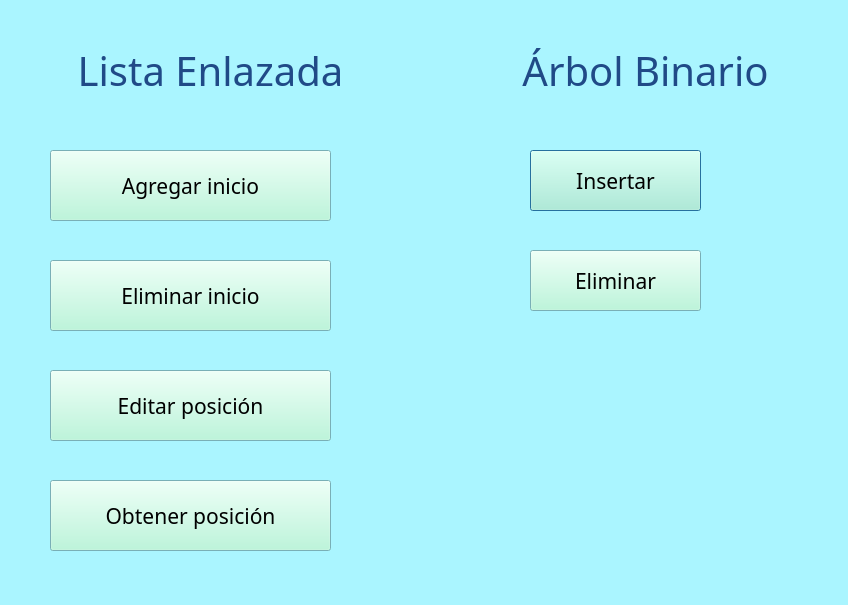
<?xml version="1.0" encoding="UTF-8"?>
<ui version="4.0">
 <class>Dialog</class>
 <widget class="QDialog" name="Dialog">
  <property name="geometry">
   <rect>
    <x>0</x>
    <y>0</y>
    <width>848</width>
    <height>605</height>
   </rect>
  </property>
  <property name="palette">
   <palette>
    <active>
     <colorrole role="WindowText">
      <brush brushstyle="SolidPattern">
       <color alpha="255">
        <red>0</red>
        <green>0</green>
        <blue>0</blue>
       </color>
      </brush>
     </colorrole>
     <colorrole role="Button">
      <brush brushstyle="SolidPattern">
       <color alpha="255">
        <red>173</red>
        <green>246</green>
        <blue>213</blue>
       </color>
      </brush>
     </colorrole>
     <colorrole role="Light">
      <brush brushstyle="SolidPattern">
       <color alpha="255">
        <red>255</red>
        <green>255</green>
        <blue>255</blue>
       </color>
      </brush>
     </colorrole>
     <colorrole role="Midlight">
      <brush brushstyle="SolidPattern">
       <color alpha="255">
        <red>214</red>
        <green>250</green>
        <blue>234</blue>
       </color>
      </brush>
     </colorrole>
     <colorrole role="Dark">
      <brush brushstyle="SolidPattern">
       <color alpha="255">
        <red>86</red>
        <green>123</green>
        <blue>106</blue>
       </color>
      </brush>
     </colorrole>
     <colorrole role="Mid">
      <brush brushstyle="SolidPattern">
       <color alpha="255">
        <red>115</red>
        <green>164</green>
        <blue>142</blue>
       </color>
      </brush>
     </colorrole>
     <colorrole role="Text">
      <brush brushstyle="SolidPattern">
       <color alpha="255">
        <red>0</red>
        <green>0</green>
        <blue>0</blue>
       </color>
      </brush>
     </colorrole>
     <colorrole role="BrightText">
      <brush brushstyle="SolidPattern">
       <color alpha="255">
        <red>255</red>
        <green>255</green>
        <blue>255</blue>
       </color>
      </brush>
     </colorrole>
     <colorrole role="ButtonText">
      <brush brushstyle="SolidPattern">
       <color alpha="255">
        <red>0</red>
        <green>0</green>
        <blue>0</blue>
       </color>
      </brush>
     </colorrole>
     <colorrole role="Base">
      <brush brushstyle="SolidPattern">
       <color alpha="255">
        <red>255</red>
        <green>255</green>
        <blue>255</blue>
       </color>
      </brush>
     </colorrole>
     <colorrole role="Window">
      <brush brushstyle="SolidPattern">
       <color alpha="255">
        <red>170</red>
        <green>245</green>
        <blue>255</blue>
       </color>
      </brush>
     </colorrole>
     <colorrole role="Shadow">
      <brush brushstyle="SolidPattern">
       <color alpha="255">
        <red>0</red>
        <green>0</green>
        <blue>0</blue>
       </color>
      </brush>
     </colorrole>
     <colorrole role="AlternateBase">
      <brush brushstyle="SolidPattern">
       <color alpha="255">
        <red>214</red>
        <green>250</green>
        <blue>234</blue>
       </color>
      </brush>
     </colorrole>
     <colorrole role="ToolTipBase">
      <brush brushstyle="SolidPattern">
       <color alpha="255">
        <red>255</red>
        <green>255</green>
        <blue>220</blue>
       </color>
      </brush>
     </colorrole>
     <colorrole role="ToolTipText">
      <brush brushstyle="SolidPattern">
       <color alpha="255">
        <red>0</red>
        <green>0</green>
        <blue>0</blue>
       </color>
      </brush>
     </colorrole>
     <colorrole role="PlaceholderText">
      <brush brushstyle="SolidPattern">
       <color alpha="128">
        <red>0</red>
        <green>0</green>
        <blue>0</blue>
       </color>
      </brush>
     </colorrole>
    </active>
    <inactive>
     <colorrole role="WindowText">
      <brush brushstyle="SolidPattern">
       <color alpha="255">
        <red>0</red>
        <green>0</green>
        <blue>0</blue>
       </color>
      </brush>
     </colorrole>
     <colorrole role="Button">
      <brush brushstyle="SolidPattern">
       <color alpha="255">
        <red>173</red>
        <green>246</green>
        <blue>213</blue>
       </color>
      </brush>
     </colorrole>
     <colorrole role="Light">
      <brush brushstyle="SolidPattern">
       <color alpha="255">
        <red>255</red>
        <green>255</green>
        <blue>255</blue>
       </color>
      </brush>
     </colorrole>
     <colorrole role="Midlight">
      <brush brushstyle="SolidPattern">
       <color alpha="255">
        <red>214</red>
        <green>250</green>
        <blue>234</blue>
       </color>
      </brush>
     </colorrole>
     <colorrole role="Dark">
      <brush brushstyle="SolidPattern">
       <color alpha="255">
        <red>86</red>
        <green>123</green>
        <blue>106</blue>
       </color>
      </brush>
     </colorrole>
     <colorrole role="Mid">
      <brush brushstyle="SolidPattern">
       <color alpha="255">
        <red>115</red>
        <green>164</green>
        <blue>142</blue>
       </color>
      </brush>
     </colorrole>
     <colorrole role="Text">
      <brush brushstyle="SolidPattern">
       <color alpha="255">
        <red>0</red>
        <green>0</green>
        <blue>0</blue>
       </color>
      </brush>
     </colorrole>
     <colorrole role="BrightText">
      <brush brushstyle="SolidPattern">
       <color alpha="255">
        <red>255</red>
        <green>255</green>
        <blue>255</blue>
       </color>
      </brush>
     </colorrole>
     <colorrole role="ButtonText">
      <brush brushstyle="SolidPattern">
       <color alpha="255">
        <red>0</red>
        <green>0</green>
        <blue>0</blue>
       </color>
      </brush>
     </colorrole>
     <colorrole role="Base">
      <brush brushstyle="SolidPattern">
       <color alpha="255">
        <red>255</red>
        <green>255</green>
        <blue>255</blue>
       </color>
      </brush>
     </colorrole>
     <colorrole role="Window">
      <brush brushstyle="SolidPattern">
       <color alpha="255">
        <red>170</red>
        <green>245</green>
        <blue>255</blue>
       </color>
      </brush>
     </colorrole>
     <colorrole role="Shadow">
      <brush brushstyle="SolidPattern">
       <color alpha="255">
        <red>0</red>
        <green>0</green>
        <blue>0</blue>
       </color>
      </brush>
     </colorrole>
     <colorrole role="AlternateBase">
      <brush brushstyle="SolidPattern">
       <color alpha="255">
        <red>214</red>
        <green>250</green>
        <blue>234</blue>
       </color>
      </brush>
     </colorrole>
     <colorrole role="ToolTipBase">
      <brush brushstyle="SolidPattern">
       <color alpha="255">
        <red>255</red>
        <green>255</green>
        <blue>220</blue>
       </color>
      </brush>
     </colorrole>
     <colorrole role="ToolTipText">
      <brush brushstyle="SolidPattern">
       <color alpha="255">
        <red>0</red>
        <green>0</green>
        <blue>0</blue>
       </color>
      </brush>
     </colorrole>
     <colorrole role="PlaceholderText">
      <brush brushstyle="SolidPattern">
       <color alpha="128">
        <red>0</red>
        <green>0</green>
        <blue>0</blue>
       </color>
      </brush>
     </colorrole>
    </inactive>
    <disabled>
     <colorrole role="WindowText">
      <brush brushstyle="SolidPattern">
       <color alpha="255">
        <red>86</red>
        <green>123</green>
        <blue>106</blue>
       </color>
      </brush>
     </colorrole>
     <colorrole role="Button">
      <brush brushstyle="SolidPattern">
       <color alpha="255">
        <red>173</red>
        <green>246</green>
        <blue>213</blue>
       </color>
      </brush>
     </colorrole>
     <colorrole role="Light">
      <brush brushstyle="SolidPattern">
       <color alpha="255">
        <red>255</red>
        <green>255</green>
        <blue>255</blue>
       </color>
      </brush>
     </colorrole>
     <colorrole role="Midlight">
      <brush brushstyle="SolidPattern">
       <color alpha="255">
        <red>214</red>
        <green>250</green>
        <blue>234</blue>
       </color>
      </brush>
     </colorrole>
     <colorrole role="Dark">
      <brush brushstyle="SolidPattern">
       <color alpha="255">
        <red>86</red>
        <green>123</green>
        <blue>106</blue>
       </color>
      </brush>
     </colorrole>
     <colorrole role="Mid">
      <brush brushstyle="SolidPattern">
       <color alpha="255">
        <red>115</red>
        <green>164</green>
        <blue>142</blue>
       </color>
      </brush>
     </colorrole>
     <colorrole role="Text">
      <brush brushstyle="SolidPattern">
       <color alpha="255">
        <red>86</red>
        <green>123</green>
        <blue>106</blue>
       </color>
      </brush>
     </colorrole>
     <colorrole role="BrightText">
      <brush brushstyle="SolidPattern">
       <color alpha="255">
        <red>255</red>
        <green>255</green>
        <blue>255</blue>
       </color>
      </brush>
     </colorrole>
     <colorrole role="ButtonText">
      <brush brushstyle="SolidPattern">
       <color alpha="255">
        <red>86</red>
        <green>123</green>
        <blue>106</blue>
       </color>
      </brush>
     </colorrole>
     <colorrole role="Base">
      <brush brushstyle="SolidPattern">
       <color alpha="255">
        <red>170</red>
        <green>245</green>
        <blue>255</blue>
       </color>
      </brush>
     </colorrole>
     <colorrole role="Window">
      <brush brushstyle="SolidPattern">
       <color alpha="255">
        <red>170</red>
        <green>245</green>
        <blue>255</blue>
       </color>
      </brush>
     </colorrole>
     <colorrole role="Shadow">
      <brush brushstyle="SolidPattern">
       <color alpha="255">
        <red>0</red>
        <green>0</green>
        <blue>0</blue>
       </color>
      </brush>
     </colorrole>
     <colorrole role="AlternateBase">
      <brush brushstyle="SolidPattern">
       <color alpha="255">
        <red>173</red>
        <green>246</green>
        <blue>213</blue>
       </color>
      </brush>
     </colorrole>
     <colorrole role="ToolTipBase">
      <brush brushstyle="SolidPattern">
       <color alpha="255">
        <red>255</red>
        <green>255</green>
        <blue>220</blue>
       </color>
      </brush>
     </colorrole>
     <colorrole role="ToolTipText">
      <brush brushstyle="SolidPattern">
       <color alpha="255">
        <red>0</red>
        <green>0</green>
        <blue>0</blue>
       </color>
      </brush>
     </colorrole>
     <colorrole role="PlaceholderText">
      <brush brushstyle="SolidPattern">
       <color alpha="128">
        <red>0</red>
        <green>0</green>
        <blue>0</blue>
       </color>
      </brush>
     </colorrole>
    </disabled>
   </palette>
  </property>
  <property name="windowTitle">
   <string>Cliente</string>
  </property>
  <widget class="QLabel" name="label">
   <property name="geometry">
    <rect>
     <x>10</x>
     <y>40</y>
     <width>401</width>
     <height>61</height>
    </rect>
   </property>
   <property name="palette">
    <palette>
     <active>
      <colorrole role="WindowText">
       <brush brushstyle="SolidPattern">
        <color alpha="255">
         <red>32</red>
         <green>74</green>
         <blue>135</blue>
        </color>
       </brush>
      </colorrole>
      <colorrole role="Button">
       <brush brushstyle="SolidPattern">
        <color alpha="255">
         <red>149</red>
         <green>246</green>
         <blue>255</blue>
        </color>
       </brush>
      </colorrole>
      <colorrole role="Light">
       <brush brushstyle="SolidPattern">
        <color alpha="255">
         <red>255</red>
         <green>255</green>
         <blue>255</blue>
        </color>
       </brush>
      </colorrole>
      <colorrole role="Midlight">
       <brush brushstyle="SolidPattern">
        <color alpha="255">
         <red>202</red>
         <green>250</green>
         <blue>255</blue>
        </color>
       </brush>
      </colorrole>
      <colorrole role="Dark">
       <brush brushstyle="SolidPattern">
        <color alpha="255">
         <red>74</red>
         <green>123</green>
         <blue>127</blue>
        </color>
       </brush>
      </colorrole>
      <colorrole role="Mid">
       <brush brushstyle="SolidPattern">
        <color alpha="255">
         <red>99</red>
         <green>164</green>
         <blue>170</blue>
        </color>
       </brush>
      </colorrole>
      <colorrole role="Text">
       <brush brushstyle="SolidPattern">
        <color alpha="255">
         <red>0</red>
         <green>0</green>
         <blue>0</blue>
        </color>
       </brush>
      </colorrole>
      <colorrole role="BrightText">
       <brush brushstyle="SolidPattern">
        <color alpha="255">
         <red>255</red>
         <green>255</green>
         <blue>255</blue>
        </color>
       </brush>
      </colorrole>
      <colorrole role="ButtonText">
       <brush brushstyle="SolidPattern">
        <color alpha="255">
         <red>0</red>
         <green>0</green>
         <blue>0</blue>
        </color>
       </brush>
      </colorrole>
      <colorrole role="Base">
       <brush brushstyle="SolidPattern">
        <color alpha="255">
         <red>255</red>
         <green>255</green>
         <blue>255</blue>
        </color>
       </brush>
      </colorrole>
      <colorrole role="Window">
       <brush brushstyle="SolidPattern">
        <color alpha="255">
         <red>149</red>
         <green>246</green>
         <blue>255</blue>
        </color>
       </brush>
      </colorrole>
      <colorrole role="Shadow">
       <brush brushstyle="SolidPattern">
        <color alpha="255">
         <red>0</red>
         <green>0</green>
         <blue>0</blue>
        </color>
       </brush>
      </colorrole>
      <colorrole role="AlternateBase">
       <brush brushstyle="SolidPattern">
        <color alpha="255">
         <red>202</red>
         <green>250</green>
         <blue>255</blue>
        </color>
       </brush>
      </colorrole>
      <colorrole role="ToolTipBase">
       <brush brushstyle="SolidPattern">
        <color alpha="255">
         <red>255</red>
         <green>255</green>
         <blue>220</blue>
        </color>
       </brush>
      </colorrole>
      <colorrole role="ToolTipText">
       <brush brushstyle="SolidPattern">
        <color alpha="255">
         <red>0</red>
         <green>0</green>
         <blue>0</blue>
        </color>
       </brush>
      </colorrole>
      <colorrole role="PlaceholderText">
       <brush brushstyle="SolidPattern">
        <color alpha="128">
         <red>0</red>
         <green>0</green>
         <blue>0</blue>
        </color>
       </brush>
      </colorrole>
     </active>
     <inactive>
      <colorrole role="WindowText">
       <brush brushstyle="SolidPattern">
        <color alpha="255">
         <red>32</red>
         <green>74</green>
         <blue>135</blue>
        </color>
       </brush>
      </colorrole>
      <colorrole role="Button">
       <brush brushstyle="SolidPattern">
        <color alpha="255">
         <red>149</red>
         <green>246</green>
         <blue>255</blue>
        </color>
       </brush>
      </colorrole>
      <colorrole role="Light">
       <brush brushstyle="SolidPattern">
        <color alpha="255">
         <red>255</red>
         <green>255</green>
         <blue>255</blue>
        </color>
       </brush>
      </colorrole>
      <colorrole role="Midlight">
       <brush brushstyle="SolidPattern">
        <color alpha="255">
         <red>202</red>
         <green>250</green>
         <blue>255</blue>
        </color>
       </brush>
      </colorrole>
      <colorrole role="Dark">
       <brush brushstyle="SolidPattern">
        <color alpha="255">
         <red>74</red>
         <green>123</green>
         <blue>127</blue>
        </color>
       </brush>
      </colorrole>
      <colorrole role="Mid">
       <brush brushstyle="SolidPattern">
        <color alpha="255">
         <red>99</red>
         <green>164</green>
         <blue>170</blue>
        </color>
       </brush>
      </colorrole>
      <colorrole role="Text">
       <brush brushstyle="SolidPattern">
        <color alpha="255">
         <red>0</red>
         <green>0</green>
         <blue>0</blue>
        </color>
       </brush>
      </colorrole>
      <colorrole role="BrightText">
       <brush brushstyle="SolidPattern">
        <color alpha="255">
         <red>255</red>
         <green>255</green>
         <blue>255</blue>
        </color>
       </brush>
      </colorrole>
      <colorrole role="ButtonText">
       <brush brushstyle="SolidPattern">
        <color alpha="255">
         <red>0</red>
         <green>0</green>
         <blue>0</blue>
        </color>
       </brush>
      </colorrole>
      <colorrole role="Base">
       <brush brushstyle="SolidPattern">
        <color alpha="255">
         <red>255</red>
         <green>255</green>
         <blue>255</blue>
        </color>
       </brush>
      </colorrole>
      <colorrole role="Window">
       <brush brushstyle="SolidPattern">
        <color alpha="255">
         <red>149</red>
         <green>246</green>
         <blue>255</blue>
        </color>
       </brush>
      </colorrole>
      <colorrole role="Shadow">
       <brush brushstyle="SolidPattern">
        <color alpha="255">
         <red>0</red>
         <green>0</green>
         <blue>0</blue>
        </color>
       </brush>
      </colorrole>
      <colorrole role="AlternateBase">
       <brush brushstyle="SolidPattern">
        <color alpha="255">
         <red>202</red>
         <green>250</green>
         <blue>255</blue>
        </color>
       </brush>
      </colorrole>
      <colorrole role="ToolTipBase">
       <brush brushstyle="SolidPattern">
        <color alpha="255">
         <red>255</red>
         <green>255</green>
         <blue>220</blue>
        </color>
       </brush>
      </colorrole>
      <colorrole role="ToolTipText">
       <brush brushstyle="SolidPattern">
        <color alpha="255">
         <red>0</red>
         <green>0</green>
         <blue>0</blue>
        </color>
       </brush>
      </colorrole>
      <colorrole role="PlaceholderText">
       <brush brushstyle="SolidPattern">
        <color alpha="128">
         <red>0</red>
         <green>0</green>
         <blue>0</blue>
        </color>
       </brush>
      </colorrole>
     </inactive>
     <disabled>
      <colorrole role="WindowText">
       <brush brushstyle="SolidPattern">
        <color alpha="255">
         <red>74</red>
         <green>123</green>
         <blue>127</blue>
        </color>
       </brush>
      </colorrole>
      <colorrole role="Button">
       <brush brushstyle="SolidPattern">
        <color alpha="255">
         <red>149</red>
         <green>246</green>
         <blue>255</blue>
        </color>
       </brush>
      </colorrole>
      <colorrole role="Light">
       <brush brushstyle="SolidPattern">
        <color alpha="255">
         <red>255</red>
         <green>255</green>
         <blue>255</blue>
        </color>
       </brush>
      </colorrole>
      <colorrole role="Midlight">
       <brush brushstyle="SolidPattern">
        <color alpha="255">
         <red>202</red>
         <green>250</green>
         <blue>255</blue>
        </color>
       </brush>
      </colorrole>
      <colorrole role="Dark">
       <brush brushstyle="SolidPattern">
        <color alpha="255">
         <red>74</red>
         <green>123</green>
         <blue>127</blue>
        </color>
       </brush>
      </colorrole>
      <colorrole role="Mid">
       <brush brushstyle="SolidPattern">
        <color alpha="255">
         <red>99</red>
         <green>164</green>
         <blue>170</blue>
        </color>
       </brush>
      </colorrole>
      <colorrole role="Text">
       <brush brushstyle="SolidPattern">
        <color alpha="255">
         <red>74</red>
         <green>123</green>
         <blue>127</blue>
        </color>
       </brush>
      </colorrole>
      <colorrole role="BrightText">
       <brush brushstyle="SolidPattern">
        <color alpha="255">
         <red>255</red>
         <green>255</green>
         <blue>255</blue>
        </color>
       </brush>
      </colorrole>
      <colorrole role="ButtonText">
       <brush brushstyle="SolidPattern">
        <color alpha="255">
         <red>74</red>
         <green>123</green>
         <blue>127</blue>
        </color>
       </brush>
      </colorrole>
      <colorrole role="Base">
       <brush brushstyle="SolidPattern">
        <color alpha="255">
         <red>149</red>
         <green>246</green>
         <blue>255</blue>
        </color>
       </brush>
      </colorrole>
      <colorrole role="Window">
       <brush brushstyle="SolidPattern">
        <color alpha="255">
         <red>149</red>
         <green>246</green>
         <blue>255</blue>
        </color>
       </brush>
      </colorrole>
      <colorrole role="Shadow">
       <brush brushstyle="SolidPattern">
        <color alpha="255">
         <red>0</red>
         <green>0</green>
         <blue>0</blue>
        </color>
       </brush>
      </colorrole>
      <colorrole role="AlternateBase">
       <brush brushstyle="SolidPattern">
        <color alpha="255">
         <red>149</red>
         <green>246</green>
         <blue>255</blue>
        </color>
       </brush>
      </colorrole>
      <colorrole role="ToolTipBase">
       <brush brushstyle="SolidPattern">
        <color alpha="255">
         <red>255</red>
         <green>255</green>
         <blue>220</blue>
        </color>
       </brush>
      </colorrole>
      <colorrole role="ToolTipText">
       <brush brushstyle="SolidPattern">
        <color alpha="255">
         <red>0</red>
         <green>0</green>
         <blue>0</blue>
        </color>
       </brush>
      </colorrole>
      <colorrole role="PlaceholderText">
       <brush brushstyle="SolidPattern">
        <color alpha="128">
         <red>0</red>
         <green>0</green>
         <blue>0</blue>
        </color>
       </brush>
      </colorrole>
     </disabled>
    </palette>
   </property>
   <property name="font">
    <font>
     <family>Tlwg Typo</family>
     <pointsize>30</pointsize>
     <weight>50</weight>
     <italic>false</italic>
     <bold>false</bold>
    </font>
   </property>
   <property name="frameShape">
    <enum>QFrame::NoFrame</enum>
   </property>
   <property name="text">
    <string>Lista Enlazada</string>
   </property>
   <property name="textFormat">
    <enum>Qt::AutoText</enum>
   </property>
   <property name="alignment">
    <set>Qt::AlignCenter</set>
   </property>
  </widget>
  <widget class="QLabel" name="label_2">
   <property name="geometry">
    <rect>
     <x>480</x>
     <y>40</y>
     <width>331</width>
     <height>61</height>
    </rect>
   </property>
   <property name="palette">
    <palette>
     <active>
      <colorrole role="WindowText">
       <brush brushstyle="SolidPattern">
        <color alpha="255">
         <red>32</red>
         <green>74</green>
         <blue>135</blue>
        </color>
       </brush>
      </colorrole>
      <colorrole role="Button">
       <brush brushstyle="SolidPattern">
        <color alpha="255">
         <red>239</red>
         <green>41</green>
         <blue>41</blue>
        </color>
       </brush>
      </colorrole>
      <colorrole role="Light">
       <brush brushstyle="SolidPattern">
        <color alpha="255">
         <red>255</red>
         <green>147</green>
         <blue>147</blue>
        </color>
       </brush>
      </colorrole>
      <colorrole role="Midlight">
       <brush brushstyle="SolidPattern">
        <color alpha="255">
         <red>247</red>
         <green>94</green>
         <blue>94</blue>
        </color>
       </brush>
      </colorrole>
      <colorrole role="Dark">
       <brush brushstyle="SolidPattern">
        <color alpha="255">
         <red>119</red>
         <green>20</green>
         <blue>20</blue>
        </color>
       </brush>
      </colorrole>
      <colorrole role="Mid">
       <brush brushstyle="SolidPattern">
        <color alpha="255">
         <red>159</red>
         <green>27</green>
         <blue>27</blue>
        </color>
       </brush>
      </colorrole>
      <colorrole role="Text">
       <brush brushstyle="SolidPattern">
        <color alpha="255">
         <red>0</red>
         <green>0</green>
         <blue>0</blue>
        </color>
       </brush>
      </colorrole>
      <colorrole role="BrightText">
       <brush brushstyle="SolidPattern">
        <color alpha="255">
         <red>255</red>
         <green>255</green>
         <blue>255</blue>
        </color>
       </brush>
      </colorrole>
      <colorrole role="ButtonText">
       <brush brushstyle="SolidPattern">
        <color alpha="255">
         <red>0</red>
         <green>0</green>
         <blue>0</blue>
        </color>
       </brush>
      </colorrole>
      <colorrole role="Base">
       <brush brushstyle="SolidPattern">
        <color alpha="255">
         <red>255</red>
         <green>255</green>
         <blue>255</blue>
        </color>
       </brush>
      </colorrole>
      <colorrole role="Window">
       <brush brushstyle="SolidPattern">
        <color alpha="255">
         <red>239</red>
         <green>41</green>
         <blue>41</blue>
        </color>
       </brush>
      </colorrole>
      <colorrole role="Shadow">
       <brush brushstyle="SolidPattern">
        <color alpha="255">
         <red>0</red>
         <green>0</green>
         <blue>0</blue>
        </color>
       </brush>
      </colorrole>
      <colorrole role="AlternateBase">
       <brush brushstyle="SolidPattern">
        <color alpha="255">
         <red>247</red>
         <green>148</green>
         <blue>148</blue>
        </color>
       </brush>
      </colorrole>
      <colorrole role="ToolTipBase">
       <brush brushstyle="SolidPattern">
        <color alpha="255">
         <red>255</red>
         <green>255</green>
         <blue>220</blue>
        </color>
       </brush>
      </colorrole>
      <colorrole role="ToolTipText">
       <brush brushstyle="SolidPattern">
        <color alpha="255">
         <red>0</red>
         <green>0</green>
         <blue>0</blue>
        </color>
       </brush>
      </colorrole>
      <colorrole role="PlaceholderText">
       <brush brushstyle="SolidPattern">
        <color alpha="128">
         <red>0</red>
         <green>0</green>
         <blue>0</blue>
        </color>
       </brush>
      </colorrole>
     </active>
     <inactive>
      <colorrole role="WindowText">
       <brush brushstyle="SolidPattern">
        <color alpha="255">
         <red>32</red>
         <green>74</green>
         <blue>135</blue>
        </color>
       </brush>
      </colorrole>
      <colorrole role="Button">
       <brush brushstyle="SolidPattern">
        <color alpha="255">
         <red>239</red>
         <green>41</green>
         <blue>41</blue>
        </color>
       </brush>
      </colorrole>
      <colorrole role="Light">
       <brush brushstyle="SolidPattern">
        <color alpha="255">
         <red>255</red>
         <green>147</green>
         <blue>147</blue>
        </color>
       </brush>
      </colorrole>
      <colorrole role="Midlight">
       <brush brushstyle="SolidPattern">
        <color alpha="255">
         <red>247</red>
         <green>94</green>
         <blue>94</blue>
        </color>
       </brush>
      </colorrole>
      <colorrole role="Dark">
       <brush brushstyle="SolidPattern">
        <color alpha="255">
         <red>119</red>
         <green>20</green>
         <blue>20</blue>
        </color>
       </brush>
      </colorrole>
      <colorrole role="Mid">
       <brush brushstyle="SolidPattern">
        <color alpha="255">
         <red>159</red>
         <green>27</green>
         <blue>27</blue>
        </color>
       </brush>
      </colorrole>
      <colorrole role="Text">
       <brush brushstyle="SolidPattern">
        <color alpha="255">
         <red>0</red>
         <green>0</green>
         <blue>0</blue>
        </color>
       </brush>
      </colorrole>
      <colorrole role="BrightText">
       <brush brushstyle="SolidPattern">
        <color alpha="255">
         <red>255</red>
         <green>255</green>
         <blue>255</blue>
        </color>
       </brush>
      </colorrole>
      <colorrole role="ButtonText">
       <brush brushstyle="SolidPattern">
        <color alpha="255">
         <red>0</red>
         <green>0</green>
         <blue>0</blue>
        </color>
       </brush>
      </colorrole>
      <colorrole role="Base">
       <brush brushstyle="SolidPattern">
        <color alpha="255">
         <red>255</red>
         <green>255</green>
         <blue>255</blue>
        </color>
       </brush>
      </colorrole>
      <colorrole role="Window">
       <brush brushstyle="SolidPattern">
        <color alpha="255">
         <red>239</red>
         <green>41</green>
         <blue>41</blue>
        </color>
       </brush>
      </colorrole>
      <colorrole role="Shadow">
       <brush brushstyle="SolidPattern">
        <color alpha="255">
         <red>0</red>
         <green>0</green>
         <blue>0</blue>
        </color>
       </brush>
      </colorrole>
      <colorrole role="AlternateBase">
       <brush brushstyle="SolidPattern">
        <color alpha="255">
         <red>247</red>
         <green>148</green>
         <blue>148</blue>
        </color>
       </brush>
      </colorrole>
      <colorrole role="ToolTipBase">
       <brush brushstyle="SolidPattern">
        <color alpha="255">
         <red>255</red>
         <green>255</green>
         <blue>220</blue>
        </color>
       </brush>
      </colorrole>
      <colorrole role="ToolTipText">
       <brush brushstyle="SolidPattern">
        <color alpha="255">
         <red>0</red>
         <green>0</green>
         <blue>0</blue>
        </color>
       </brush>
      </colorrole>
      <colorrole role="PlaceholderText">
       <brush brushstyle="SolidPattern">
        <color alpha="128">
         <red>0</red>
         <green>0</green>
         <blue>0</blue>
        </color>
       </brush>
      </colorrole>
     </inactive>
     <disabled>
      <colorrole role="WindowText">
       <brush brushstyle="SolidPattern">
        <color alpha="255">
         <red>119</red>
         <green>20</green>
         <blue>20</blue>
        </color>
       </brush>
      </colorrole>
      <colorrole role="Button">
       <brush brushstyle="SolidPattern">
        <color alpha="255">
         <red>239</red>
         <green>41</green>
         <blue>41</blue>
        </color>
       </brush>
      </colorrole>
      <colorrole role="Light">
       <brush brushstyle="SolidPattern">
        <color alpha="255">
         <red>255</red>
         <green>147</green>
         <blue>147</blue>
        </color>
       </brush>
      </colorrole>
      <colorrole role="Midlight">
       <brush brushstyle="SolidPattern">
        <color alpha="255">
         <red>247</red>
         <green>94</green>
         <blue>94</blue>
        </color>
       </brush>
      </colorrole>
      <colorrole role="Dark">
       <brush brushstyle="SolidPattern">
        <color alpha="255">
         <red>119</red>
         <green>20</green>
         <blue>20</blue>
        </color>
       </brush>
      </colorrole>
      <colorrole role="Mid">
       <brush brushstyle="SolidPattern">
        <color alpha="255">
         <red>159</red>
         <green>27</green>
         <blue>27</blue>
        </color>
       </brush>
      </colorrole>
      <colorrole role="Text">
       <brush brushstyle="SolidPattern">
        <color alpha="255">
         <red>119</red>
         <green>20</green>
         <blue>20</blue>
        </color>
       </brush>
      </colorrole>
      <colorrole role="BrightText">
       <brush brushstyle="SolidPattern">
        <color alpha="255">
         <red>255</red>
         <green>255</green>
         <blue>255</blue>
        </color>
       </brush>
      </colorrole>
      <colorrole role="ButtonText">
       <brush brushstyle="SolidPattern">
        <color alpha="255">
         <red>119</red>
         <green>20</green>
         <blue>20</blue>
        </color>
       </brush>
      </colorrole>
      <colorrole role="Base">
       <brush brushstyle="SolidPattern">
        <color alpha="255">
         <red>239</red>
         <green>41</green>
         <blue>41</blue>
        </color>
       </brush>
      </colorrole>
      <colorrole role="Window">
       <brush brushstyle="SolidPattern">
        <color alpha="255">
         <red>239</red>
         <green>41</green>
         <blue>41</blue>
        </color>
       </brush>
      </colorrole>
      <colorrole role="Shadow">
       <brush brushstyle="SolidPattern">
        <color alpha="255">
         <red>0</red>
         <green>0</green>
         <blue>0</blue>
        </color>
       </brush>
      </colorrole>
      <colorrole role="AlternateBase">
       <brush brushstyle="SolidPattern">
        <color alpha="255">
         <red>239</red>
         <green>41</green>
         <blue>41</blue>
        </color>
       </brush>
      </colorrole>
      <colorrole role="ToolTipBase">
       <brush brushstyle="SolidPattern">
        <color alpha="255">
         <red>255</red>
         <green>255</green>
         <blue>220</blue>
        </color>
       </brush>
      </colorrole>
      <colorrole role="ToolTipText">
       <brush brushstyle="SolidPattern">
        <color alpha="255">
         <red>0</red>
         <green>0</green>
         <blue>0</blue>
        </color>
       </brush>
      </colorrole>
      <colorrole role="PlaceholderText">
       <brush brushstyle="SolidPattern">
        <color alpha="128">
         <red>0</red>
         <green>0</green>
         <blue>0</blue>
        </color>
       </brush>
      </colorrole>
     </disabled>
    </palette>
   </property>
   <property name="font">
    <font>
     <family>Tlwg Mono</family>
     <pointsize>30</pointsize>
     <weight>50</weight>
     <italic>false</italic>
     <bold>false</bold>
    </font>
   </property>
   <property name="text">
    <string>Árbol Binario</string>
   </property>
   <property name="alignment">
    <set>Qt::AlignCenter</set>
   </property>
  </widget>
  <widget class="QPushButton" name="pushButton5">
   <property name="geometry">
    <rect>
     <x>530</x>
     <y>150</y>
     <width>171</width>
     <height>61</height>
    </rect>
   </property>
   <property name="font">
    <font>
     <family>Tlwg Mono</family>
     <pointsize>16</pointsize>
    </font>
   </property>
   <property name="text">
    <string>Insertar</string>
   </property>
  </widget>
  <widget class="QPushButton" name="pushButton6">
   <property name="geometry">
    <rect>
     <x>530</x>
     <y>250</y>
     <width>171</width>
     <height>61</height>
    </rect>
   </property>
   <property name="font">
    <font>
     <family>Tlwg Typo</family>
     <pointsize>16</pointsize>
    </font>
   </property>
   <property name="text">
    <string>Eliminar</string>
   </property>
  </widget>
  <widget class="QPushButton" name="pushButton1">
   <property name="geometry">
    <rect>
     <x>50</x>
     <y>150</y>
     <width>281</width>
     <height>71</height>
    </rect>
   </property>
   <property name="font">
    <font>
     <family>Tlwg Typo</family>
     <pointsize>16</pointsize>
    </font>
   </property>
   <property name="text">
    <string>Agregar inicio</string>
   </property>
  </widget>
  <widget class="QPushButton" name="pushButton3">
   <property name="geometry">
    <rect>
     <x>50</x>
     <y>370</y>
     <width>281</width>
     <height>71</height>
    </rect>
   </property>
   <property name="font">
    <font>
     <family>Tlwg Typo</family>
     <pointsize>16</pointsize>
    </font>
   </property>
   <property name="text">
    <string>Editar posición</string>
   </property>
  </widget>
  <widget class="QPushButton" name="pushButton2">
   <property name="geometry">
    <rect>
     <x>50</x>
     <y>260</y>
     <width>281</width>
     <height>71</height>
    </rect>
   </property>
   <property name="font">
    <font>
     <family>Tlwg Typo</family>
     <pointsize>16</pointsize>
    </font>
   </property>
   <property name="text">
    <string>Eliminar inicio</string>
   </property>
  </widget>
  <widget class="QPushButton" name="pushButton4">
   <property name="geometry">
    <rect>
     <x>50</x>
     <y>480</y>
     <width>281</width>
     <height>71</height>
    </rect>
   </property>
   <property name="font">
    <font>
     <family>Tlwg Typo</family>
     <pointsize>16</pointsize>
    </font>
   </property>
   <property name="text">
    <string>Obtener posición</string>
   </property>
   <property name="autoDefault">
    <bool>true</bool>
   </property>
   <property name="default">
    <bool>false</bool>
   </property>
  </widget>
 </widget>
 <resources/>
 <connections/>
</ui>
